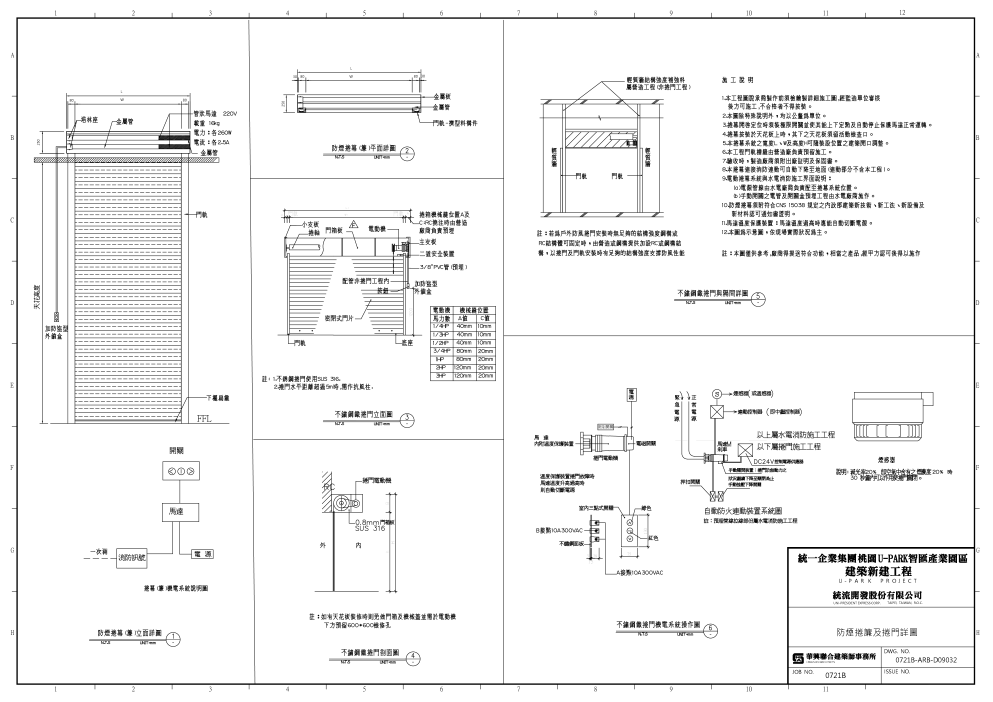
#> input picture tmp/pdf_ocr_300/page38.png, 4963 x 3508 px (shown at 1/5 size)
$ python test_circle_left_title_arbd09032.py
#> lines starting #> are read from the running program, lines starting #| are printed output that depends on the picture; after the words box and inside, x2 and y2 are one past the last pixel; in counts of white or black regions, pixels touching at a corner belong together
import json
import math
from pathlib import Path

import numpy as np
from PIL import Image, ImageDraw


BASE_DIR = Path(__file__).resolve().parent
OCR_LINES_PATH = BASE_DIR / "ocr_lines.json"
PAGE_IMAGE_PATH = BASE_DIR / "page38.png"
OUT_PATH = BASE_DIR / "circle_left_title_arbd09032_test.json"
REPORT_PATH = BASE_DIR / "circle_left_title_arbd09032_test.md"
OVERLAY_PATH = BASE_DIR / "circle_left_title_arbd09032_overlay.png"

PAGE = 38
SHEET_NUMBER = "ARB-D09032"
SHEET_NAME = "防煙捲簾及捲門詳圖"


def clean_text(value):
    return "".join(str(value or "").split()).replace("|", "").strip()


def normalize_detail_name(value):
    text = clean_text(value)
    replacements = [
        ("不鏽鋼鐵捲門", "不鏽鋼鐵捲門"),
        ("婪", "簾"),
        ("槏", "機"),
        ("絍", "縫"),
    ]
    for old, new in replacements:
        text = text.replace(old, new)
    return text


def center(line):
    return {"x": line["x"] + line["w"] / 2, "y": line["y"] + line["h"] / 2}


def row_runs(mask, y):
    xs = np.flatnonzero(mask[y])
    if xs.size == 0:
        return []
    runs = []
    start = int(xs[0])
    prev = int(xs[0])
    for x in xs[1:]:
        x = int(x)
        if x == prev + 1:
            prev = x
            continue
        runs.append((start, prev))
        start = prev = x
    runs.append((start, prev))
    return runs


def circle_score(mask, cx, cy, r):
    h, w = mask.shape
    points = 96
    hits = 0
    valid = 0
    for i in range(points):
        theta = 2 * math.pi * i / points
        for rr in (r - 1, r, r + 1):
            x = int(round(cx + math.cos(theta) * rr))
            y = int(round(cy + math.sin(theta) * rr))
            if 0 <= x < w and 0 <= y < h:
                valid += 1
                if mask[y, x]:
                    hits += 1
    if valid == 0:
        return 0.0
    return hits / valid


def detect_circle_candidates(mask):
    h, w = mask.shape
    candidates = []
    # Detail title underlines are relatively long horizontal strokes with a circle at the right end.
    for y in range(120, h - 120, 2):
        for x1, x2 in row_runs(mask, y):
            length = x2 - x1 + 1
            if not (170 <= length <= 760):
                continue
            if x1 < 80 or x2 > w - 850:
                continue
            best = None
            for r in range(25, 48):
                for dy in range(-8, 9, 4):
                    cx = x2 + r - 4
                    cy = y + dy
                    score = circle_score(mask, cx, cy, r)
                    if best is None or score > best["score"]:
                        best = {"cx": cx, "cy": cy, "r": r, "score": score, "run": [x1, y, x2, y]}
            if best and best["score"] >= 0.23:
                candidates.append(best)

    candidates.sort(key=lambda item: item["score"], reverse=True)
    merged = []
    for item in candidates:
        if any(math.hypot(item["cx"] - m["cx"], item["cy"] - m["cy"]) < 34 for m in merged):
            continue
        merged.append(item)
    return sorted(merged, key=lambda item: (item["cy"], item["cx"]))


def ocr_number_inside(lines, circle):
    cx, cy, r = circle["cx"], circle["cy"], circle["r"]
    best = None
    for line in lines:
        text = clean_text(line["text"])
        if not (text.isdigit() and 1 <= int(text) <= 30):
            continue
        c = center(line)
        dist = math.hypot(c["x"] - cx, c["y"] - cy)
        if dist <= r * 0.75:
            if best is None or dist < best["dist"]:
                best = {"line": line, "text": text, "dist": dist}
    return best


def has_chinese(text):
    return any("\u4e00" <= ch <= "\u9fff" for ch in text)


def has_detail_title_keyword(text):
    keywords = ["詳圖", "立面圖", "剖面圖", "平面詳圖", "平面圖", "操作圖", "系統圖", "說明圖"]
    return any(keyword in text for keyword in keywords)


def title_left_of_circle(lines, circle):
    cx, cy = circle["cx"], circle["cy"]
    candidates = []
    for line in lines:
        text = clean_text(line["text"])
        if not text or not has_chinese(text):
            continue
        if not has_detail_title_keyword(text):
            continue
        if any(skip in text.upper() for skip in ("NTS", "UNIT", "DWG", "JOB", "ISSUE")):
            continue
        c = center(line)
        right = line["x"] + line["w"]
        if right > cx - 8:
            continue
        if not (18 <= line["h"] <= 55):
            continue
        dy = abs(c["y"] - cy)
        gap = cx - right
        if dy > 95 or gap > 1150:
            continue
        # Prefer large, same-baseline text close to the circle; penalize note lines and dimensions.
        score = dy * 2.0 + gap * 0.18 - line["w"] * 0.03 - line["h"] * 0.8
        candidates.append({"line": line, "text": text, "score": score, "dy": dy, "gap": gap})
    if not candidates:
        return None
    candidates.sort(key=lambda item: item["score"])
    return candidates[0]


def fill_missing_numbers(items):
    rows = []
    for item in sorted(items, key=lambda value: value["circle"]["cy"]):
        cy = item["circle"]["cy"]
        row = next((candidate for candidate in rows if abs(candidate["cy"] - cy) < 100), None)
        if row is None:
            row = {"cy": cy, "items": []}
            rows.append(row)
        row["items"].append(item)
        row["cy"] = sum(i["circle"]["cy"] for i in row["items"]) / len(row["items"])
    ordered = []
    for row in sorted(rows, key=lambda value: value["cy"]):
        ordered.extend(sorted(row["items"], key=lambda value: value["circle"]["cx"]))

    used = {int(item["detailNumber"]) for item in ordered if item.get("detailNumber") and str(item["detailNumber"]).isdigit()}
    for index, item in enumerate(ordered, 1):
        if item.get("detailNumber"):
            continue
        candidate = index
        while candidate in used:
            candidate += 1
        item["detailNumber"] = str(candidate)
        item["numberMethod"] = "sequence_fallback"
        item["review"] = True
        used.add(candidate)


def draw_overlay(image_path, items):
    image = Image.open(image_path).convert("RGB")
    draw = ImageDraw.Draw(image)
    for item in items:
        c = item["circle"]
        cx, cy, r = c["cx"], c["cy"], c["r"]
        draw.ellipse([(cx - r, cy - r), (cx + r, cy + r)], outline=(0, 80, 255), width=6)
        line = c.get("run")
        if line:
            draw.line(line, fill=(255, 0, 0), width=5)
        title = item.get("titleLine")
        if title:
            x1, y1 = title["x"], title["y"]
            x2, y2 = x1 + title["w"], y1 + title["h"]
            draw.rectangle([(x1, y1), (x2, y2)], outline=(255, 0, 0), width=5)
        label = f"{item.get('detailNumber', '?')}:{item.get('numberMethod', '')}"
        draw.rectangle([(cx - 45, cy - r - 32), (cx + 120, cy - r)], fill=(255, 255, 255))
        draw.text((cx - 40, cy - r - 28), label, fill=(0, 80, 255))
    image.save(OVERLAY_PATH)


def main():
    image = Image.open(PAGE_IMAGE_PATH).convert("L")
#> image is the input picture: PIL image 4963x3508 L; min 0, max 255, mean 242.3
    arr = np.array(image)
    # Keep dark drawing strokes; avoid faint grey OCR/noise.
    mask = arr < 95
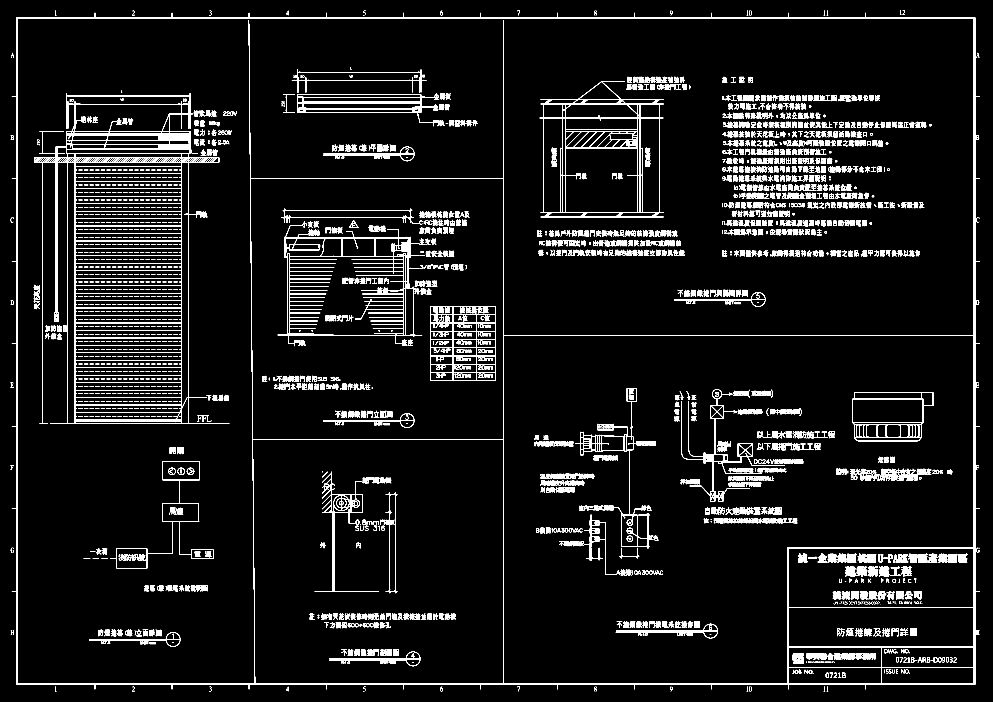
#> mask: shape (3508, 4963) bool (shown at 1/5 size); 4.6% white; 2667 white regions (352 under 20 px), largest, box (x1, y1, x2, y2) and area: (59, 64, 4898, 3447) 156356, (170, 465, 1147, 2119) 91783, (1388, 1125, 2111, 1720) 30262
    lines = [line for line in json.loads(OCR_LINES_PATH.read_text(encoding="utf-8-sig")) if line["page"] == PAGE]
#> (reads tmp/pdf_ocr_300/ocr_lines.json from the repository)

    circles = detect_circle_candidates(mask)
#> after the loop in detect_circle_candidates, `for y in range(120, h - 120, 2):`: candidates = 24 items
#> the loop in detect_circle_candidates, `for item in candidates:` made 24 passes
#> after the loop in detect_circle_candidates, `for item in candidates:`: merged = 16 items
#> circles = 16 items
    items = []
    for circle in circles:
        number = ocr_number_inside(lines, circle)
        title = title_left_of_circle(lines, circle)
        if not title:
            continue
        detail_name_raw = title["text"]
        items.append(
            {
                "detailNumber": number["text"] if number else None,
                "numberMethod": "circle_ocr" if number else "missing_circle_number",
                "detailName": normalize_detail_name(detail_name_raw),
                "detailNameRaw": detail_name_raw,
                "review": number is None,
                "circle": {k: round(v, 2) if isinstance(v, float) else v for k, v in circle.items()},
                "numberLine": number["line"] if number else None,
                "titleLine": title["line"],
                "titleScore": round(title["score"], 2),
            }
        )
#> this loop made 16 passes
#> r in ocr_number_inside on passes 1 to 6: 25, 32, 25, 31, 36, 36

    # Deduplicate titles/circles that came from multi-line underline strokes.
    deduped = []
    for item in sorted(items, key=lambda value: (value["circle"]["cy"], value["circle"]["cx"], value["titleScore"])):
        if any(
            math.hypot(item["circle"]["cx"] - existing["circle"]["cx"], item["circle"]["cy"] - existing["circle"]["cy"]) < 50
            for existing in deduped
        ):
            continue
        deduped.append(item)
#> this loop made 6 passes
    items = deduped
    fill_missing_numbers(items)
#> the loop in fill_missing_numbers, `for item in sorted(items, key=lambda value: value["circle"]["cy"]):` made 6 passes
#> the loop in fill_missing_numbers, `for row in sorted(rows, key=lambda value: value["cy"]):` made 5 passes
#> the loop in fill_missing_numbers, `for index, item in enumerate(ordered, 1):` made 6 passes
    items.sort(key=lambda value: int(value["detailNumber"]) if str(value.get("detailNumber", "")).isdigit() else 999)
    draw_overlay(PAGE_IMAGE_PATH, items)
#> the loop in draw_overlay, `for item in items:` made 6 passes
#> in draw_overlay, `image.save(OVERLAY_PATH)`:
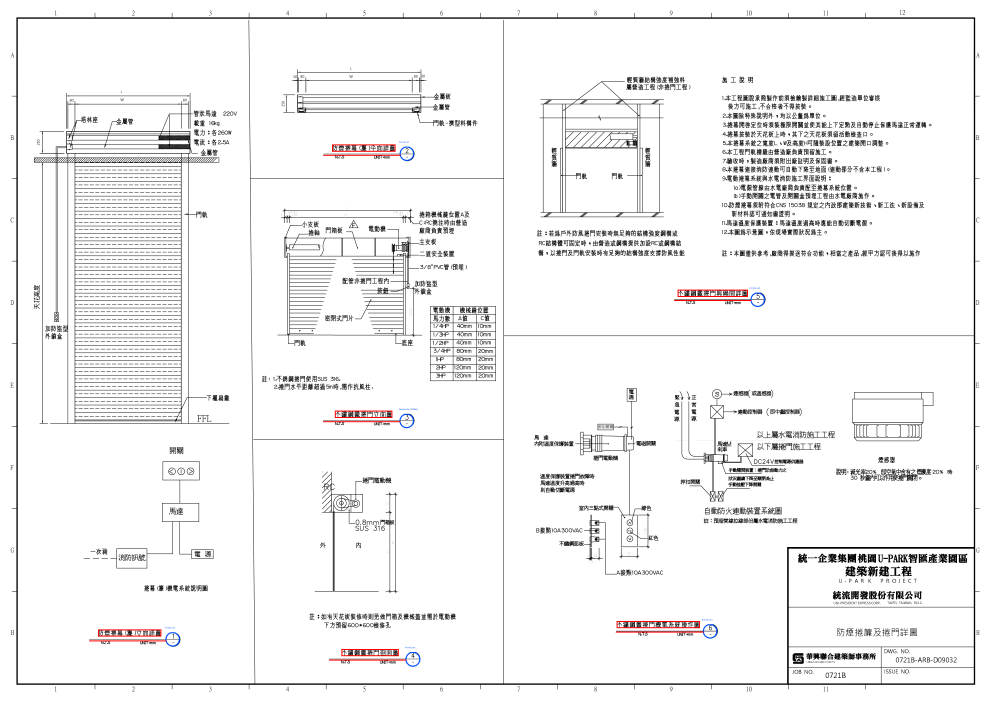
#> saved as circle_left_title_arbd09032_overlay.png: PIL image 4963x3508 RGB (shown at 1/5 size); mean R, G, B 242.4, 241.9, 242

    result = {
        "sheetNumber": SHEET_NUMBER,
        "sheetName": SHEET_NAME,
        "page": PAGE,
        "detectedCount": len(items),
        "items": items,
        "overlayPath": str(OVERLAY_PATH),
    }
    OUT_PATH.write_text(json.dumps(result, ensure_ascii=False, indent=2), encoding="utf8")

    md = []
    md.append("# ARB-D09032 圓圈編號 + 左側大字標題測試")
    md.append("")
    md.append(f"圖紙號碼：{SHEET_NUMBER}")
    md.append(f"圖紙名稱：{SHEET_NAME}")
    md.append(f"PDF 頁碼：{PAGE}")
    md.append(f"偵測數量：{len(items)}")
    md.append(f"定位疊圖：{OVERLAY_PATH}")
    md.append("")
    md.append("## 擷取結果")
    md.append("")
    md.append("| 詳圖編號 | 編號方式 | 詳圖名稱 | OCR 原始名稱 | 需複核 |")
    md.append("|---:|---|---|---|---|")
    for item in items:
        md.append(
            f"| {item['detailNumber']} | {item['numberMethod']} | {item['detailName']} | {item['detailNameRaw']} | {'是' if item.get('review') else '否'} |"
        )
    md.append("")
    md.append("## 初步判斷")
    md.append("")
    md.append("- 不畫紅框時也可以先找詳圖圓圈，再往左擷取同一基準線的大字標題。")
    md.append("- 圓圈內數字若 OCR 漏讀，仍可用版面順序補判，但必須標記為需複核。")
    md.append("- 這個方法比純整頁 OCR 好，但遇到施工說明或表格區仍需要過濾規則。")
    REPORT_PATH.write_text("\n".join(md), encoding="utf8")

    print(
        json.dumps(
            {
                "report": str(REPORT_PATH),
                "json": str(OUT_PATH),
                "overlay": str(OVERLAY_PATH),
                "detectedCount": len(items),
            },
            ensure_ascii=False,
            indent=2,
        )
    )
#| {
#|   "report": "tmp/pdf_ocr_300/circle_left_title_arbd09032_test.md",
#|   "json": "tmp/pdf_ocr_300/circle_left_title_arbd09032_test.json",
#|   "overlay": "tmp/pdf_ocr_300/circle_left_title_arbd09032_overlay.png",
#|   "detectedCount": 6
#| }


if __name__ == "__main__":
    main()
